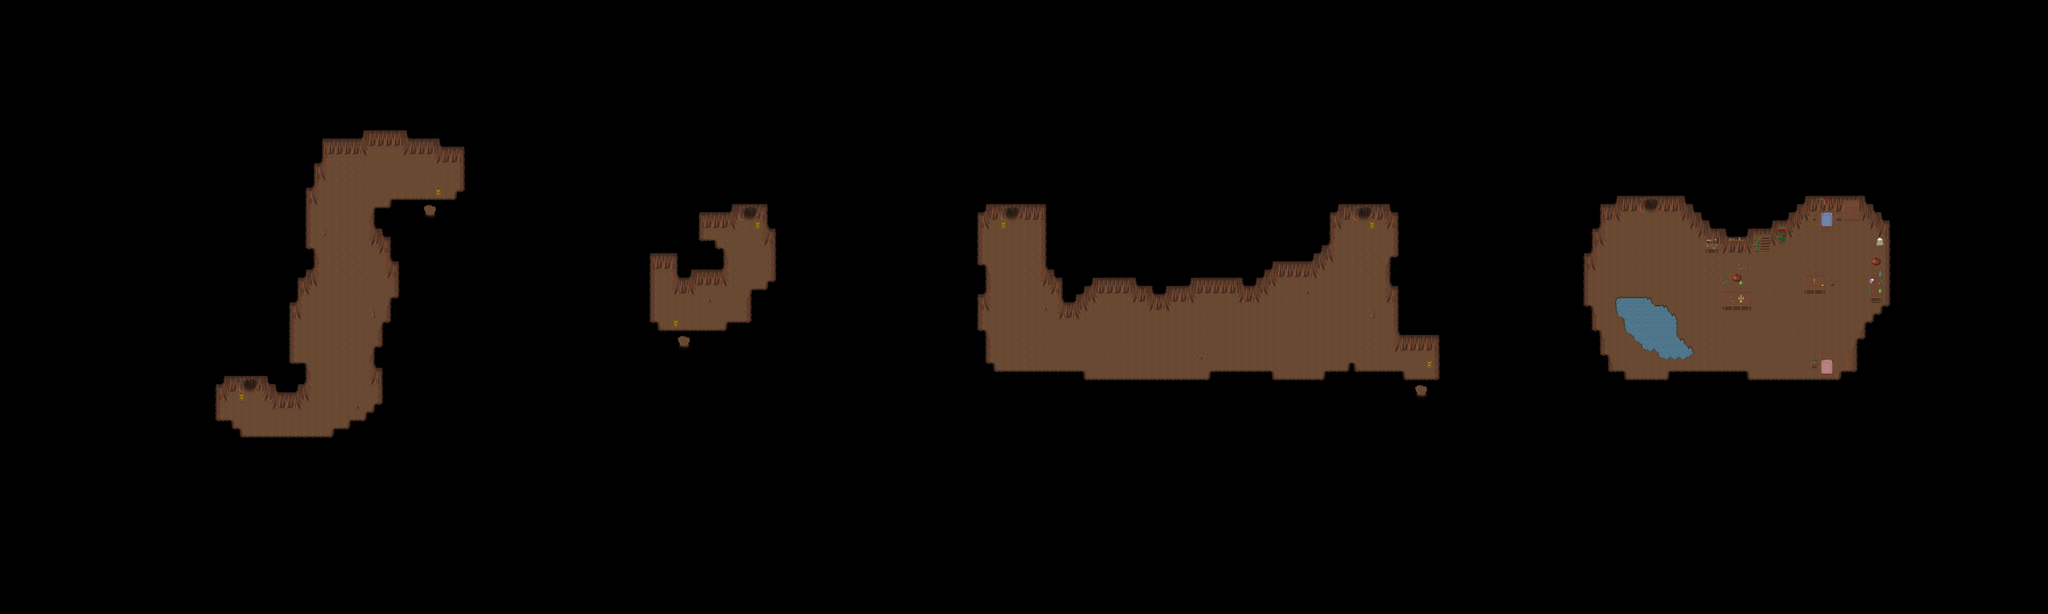

Below is a game level as drawn by its tile map, then a one-line description and the .tmx that defines it (tile-layer data replaced by summaries):
An orthogonal 250x75 tile map with 32x32 px tiles, 4 tile layers (Ground1, Ground2, Fringe, Over1), 1 hidden layer not drawn, 8 tilesets and 14 objects (7x warp, 7x particle_effect).

<map version="1.10" tiledversion="1.10.1" orientation="orthogonal" renderorder="right-down" width="250" height="75" tilewidth="32" tileheight="32" infinite="0" nextlayerid="7" nextobjectid="15">
 <properties>
  <property name="minimap" value="graphics/minimaps/017-4.png" />
  <property name="music" value="cavesong.ogg" />
  <property name="name" value="Hideout" />
 </properties>
 <tileset firstgid="1" source="../tilesets/collision.tsx" />
 <tileset firstgid="3" source="../tilesets/cave.tsx" />
 <tileset firstgid="131" source="../tilesets/cave_x2.tsx" />
 <tileset firstgid="147" source="../tilesets/cave_bilevel.tsx" />
 <tileset firstgid="403" source="../tilesets/woodland_ground.tsx" />
 <tileset firstgid="659" source="../tilesets/woodland_indoor.tsx" />
 <tileset firstgid="915" source="../tilesets/woodland_indoor_x2.tsx" />
 <tileset firstgid="963" source="../tilesets/woodland_indoor_x3.tsx" />
 <layer id="1" name="Ground1" width="250" height="75">
  <data>[18750 cells, 18750 non-empty, 46 distinct tile ids]</data>
 </layer>
 <layer id="2" name="Ground2" width="250" height="75">
  <data>[18750 cells, 64 non-empty, 43 distinct tile ids]</data>
 </layer>
 <layer id="3" name="Fringe" width="250" height="75">
  <data>[18750 cells, 24 non-empty, 14 distinct tile ids]</data>
 </layer>
 <layer id="4" name="Over1" width="250" height="75">
  <data>[18750 cells, 223 non-empty, 20 distinct tile ids]</data>
 </layer>
 <layer id="5" name="Collision" width="250" height="75" visible="0">
  <data>[18750 cells, 17116 non-empty, 1 distinct tile ids]</data>
 </layer>
 <objectgroup id="6" name="Objects" visible="0">
  <object id="1" name="To Labyrinth" type="warp" x="6432" y="800" width="32" height="32">
   <properties>
    <property name="dest_map" value="017-4" />
    <property name="dest_x" value="173" />
    <property name="dest_y" value="46" />
   </properties>
  </object>
  <object id="2" name="To Cave" type="warp" x="2912" y="832" width="32" height="32">
   <properties>
    <property name="dest_map" value="017-3" />
    <property name="dest_x" value="69" />
    <property name="dest_y" value="51" />
   </properties>
  </object>
  <object id="3" name="To Cave" type="warp" x="3936" y="832" width="32" height="32">
   <properties>
    <property name="dest_map" value="017-3" />
    <property name="dest_x" value="32" />
    <property name="dest_y" value="69" />
   </properties>
  </object>
  <object id="4" name="To Cave" type="warp" x="5312" y="832" width="32" height="32">
   <properties>
    <property name="dest_map" value="017-3" />
    <property name="dest_x" value="82" />
    <property name="dest_y" value="76" />
   </properties>
  </object>
  <object id="5" name="To Cave" type="warp" x="960" y="1504" width="32" height="32">
   <properties>
    <property name="dest_map" value="017-3" />
    <property name="dest_x" value="29" />
    <property name="dest_y" value="47" />
   </properties>
  </object>
  <object id="6" name="To Cave" type="warp" x="1664" y="800" width="32" height="32">
   <properties>
    <property name="dest_map" value="017-3" />
    <property name="dest_x" value="63" />
    <property name="dest_y" value="27" />
   </properties>
  </object>
  <object id="7" name="To Cave" type="warp" x="2656" y="1312" width="32" height="32">
   <properties>
    <property name="dest_map" value="017-3" />
    <property name="dest_x" value="58" />
    <property name="dest_y" value="61" />
   </properties>
  </object>
  <object id="8" name="graphics/particles/flame.particle.xml" type="particle_effect" x="928" y="1568" width="32" height="32" />
  <object id="9" name="graphics/particles/flame.particle.xml" type="particle_effect" x="1696" y="768" width="32" height="32" />
  <object id="10" name="graphics/particles/flame.particle.xml" type="particle_effect" x="2624" y="1280" width="32" height="32" />
  <object id="11" name="graphics/particles/flame.particle.xml" type="particle_effect" x="2944" y="896" width="32" height="32" />
  <object id="12" name="graphics/particles/flame.particle.xml" type="particle_effect" x="3904" y="896" width="32" height="32" />
  <object id="13" name="graphics/particles/flame.particle.xml" type="particle_effect" x="5344" y="896" width="32" height="32" />
  <object id="14" name="graphics/particles/flame.particle.xml" type="particle_effect" x="5568" y="1440" width="32" height="32" />
 </objectgroup>
</map>
